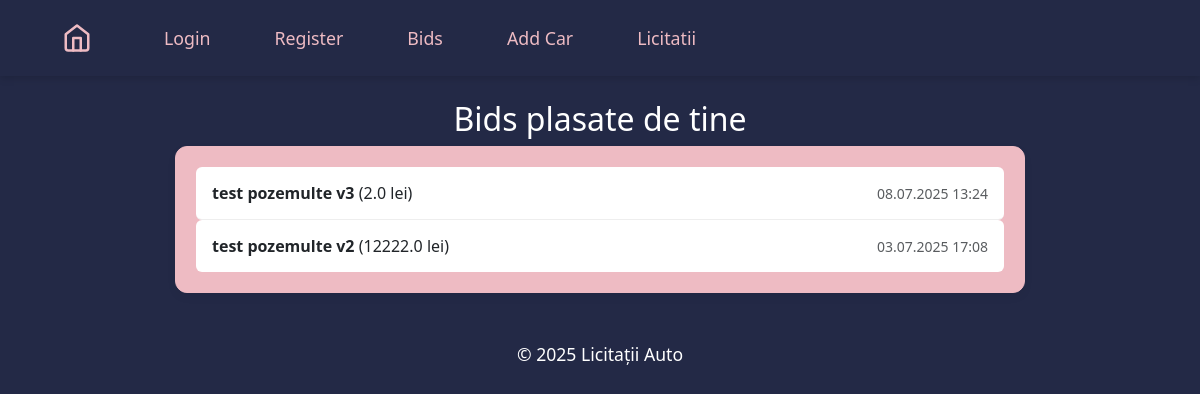
Page /my-bids/ (signed in) on the earlier database version.
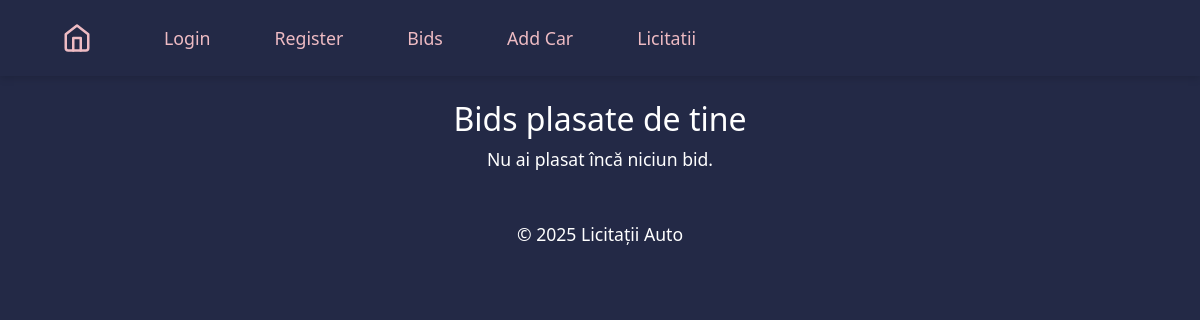
Same page on the later database version.
### auctions/models.py (models this page shows, shortened)
class Bid(models.Model):
    auction = models.ForeignKey(Auction, related_name='bids', on_delete=models.CASCADE)
    car = models.ForeignKey(Car, related_name='bids', on_delete=models.CASCADE)
    user = models.ForeignKey(User, on_delete=models.CASCADE)
    amount = models.FloatField()
    created_at = models.DateTimeField(auto_now_add=True)

class Car(models.Model):
    name = models.CharField(max_length=100)
    description = models.TextField()
    price = models.DecimalField(max_digits=10, decimal_places=2)
    image = models.ImageField(upload_to='media/')
    created_at = models.DateTimeField(default=timezone.now)
    updated_at = models.DateTimeField(auto_now=True)

### auctions/views.py (the view)
# urls.py: path('my-bids/', views.my_bids, name='bids'),
@login_required
def my_bids(request):
    bids = Bid.objects.filter(user=request.user).order_by('-created_at')
    return render(request, 'auctions/my_bids.html', {'bids': bids})

### templates/auctions/my_bids.html
{% extends "main.html" %}
{% load static %}
{% block extra_css %}
<link rel="stylesheet" href="{% static 'styles_bid.css' %}" />
{% endblock %} {% block title %}Bid-urile Mele{% endblock %} {% block content %}
<h2>Bids plasate de tine</h2>
{% if bids %}
<ul class="list-group mb-3">
  {% for bid in bids %}
  <li class="list-group-item d-flex justify-content-between align-items-center">
    <span>
      <a href="{% url 'auction_detail' bid.auction.id %}">
        <strong>{{ bid.car.name }}</strong>
      </a>
      ({{ bid.amount }} lei)
    </span>
    <small class="text-muted">{{ bid.created_at|date:"d.m.Y H:i" }}</small>
  </li>
  {% endfor %}
</ul>
{% else %}
<p>Nu ai plasat încă niciun bid.</p>
{% endif %} {% endblock %}

Differences in the rows shown:
removed Bid: car.name "test pozemulte v3", amount "2.0", created_at "08.07.2025 13:24"
removed Bid: car.name "test pozemulte v2", amount "12222.0", created_at "03.07.2025 17:08"
Other differences:
text now shown: "Nu ai plasat încă niciun bid."
